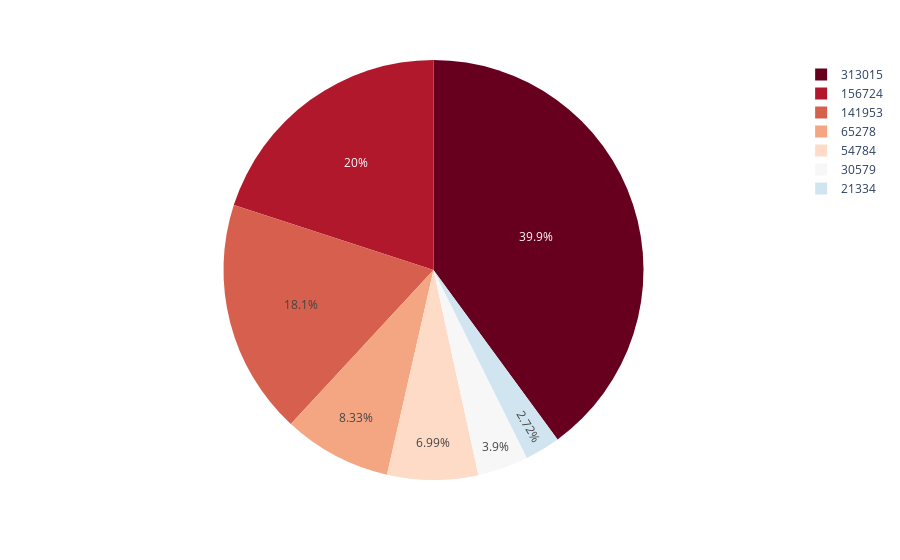

The code cell stored with this chart in its notebook:
### Code cell
fig = px.pie(age_df, values='Count', names='Count',hover_data=['Age'], labels={'Age group':'Age'}, color_discrete_sequence=px.colors.sequential.RdBu)
fig.show()

### Figure 1 — Plotly figure (JSON) as saved in the notebook; plotly's stock layout.template omitted (floating-point values rounded to 4 significant figures)
{"data": [{"customdata": [["0-17"], ["18-25"], ["26-35"], ["36-45"], ["46-50"], ["51-55"], ["55+"]], "domain": {"x": [0, 1], "y": [0, 1]}, "hovertemplate": "Count=%{value}<br>Age=%{customdata[0]}<extra></extra>", "labels": [21334, 141953, 313015, 156724, 65278, 54784, 30579], "legendgroup": "", "name": "", "showlegend": true, "type": "pie", "values": [21334, 141953, 313015, 156724, 65278, 54784, 30579]}], "layout": {"legend": {"tracegroupgap": 0}, "margin": {"t": 60}, "piecolorway": ["rgb(103,0,31)", "rgb(178,24,43)", "rgb(214,96,77)", "rgb(244,165,130)", "rgb(253,219,199)", "rgb(247,247,247)", "rgb(209,229,240)", "rgb(146,197,222)", "rgb(67,147,195)", "rgb(33,102,172)", "rgb(5,48,97)"]}}
